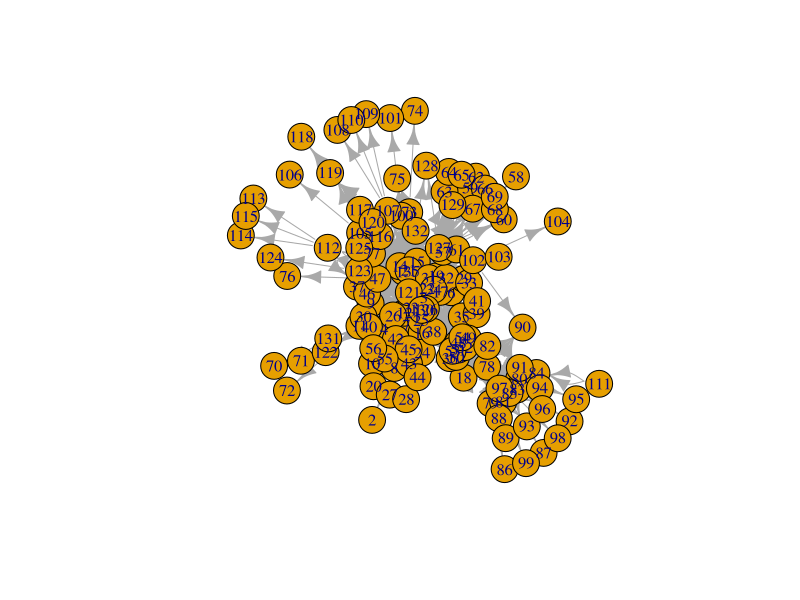

Here is the R script that generated this plot: (Note: this script raises an error after producing the figure.)
# CSCI3907
# Project 1
# Group 2: Matteo Sanchez-Dahl, Latifa Al Jlayel

## set up
install.packages("igraph")
library(igraph)

install.packages("sna")
library(sna)

## set working directory 
setwd('/Users/matteosanchez-dahl/Desktop/F2022/CSCI 3907/group2-project1')

## import data
nodes <- as.matrix(read.table('data_subelj_jdk/ent_subelj_jdk_jdk_class_name.txt'))

edges <- as.matrix(read.table('data_subelj_jdk/out_subelj_jdk_jdk.txt', sep = "", header = F, skip = 2, nrows = 1000))
edges

## convert the edgelist to an igraph object
# graph_from_edgelist(el, directed = TRUE)
mygraph <- graph_from_edgelist(edges, directed = TRUE)
mygraph

## graph
# plot graph 
plot.igraph(mygraph)

# get the vertices of a graph
V(mygraph)

# get the edges of a graph
E(mygraph)

# get the adjacency matrix
mygraph.adj <- as_adjacency_matrix(mygraph)
mygraph.adj

## graph analytics functions

# Density
# gden 
# gden(dat, g=NULL, diag=FALSE, mode="digraph", ignore.eval=FALSE)
mygraph.density = gden(edges, mode = "digraph")
mygraph.density

# edge density 
edge_density(mygraph)

edge_density(mygraph, loops = T)

### TODO ###
# egocentric network
mygraph.ego <- ego.extract(edges)
# Error: vector memory exhausted (limit reached?)

### TODO ###
mygraph.ego[1]
mygraph.ego[50]
###########

# degree
degree(mygraph)

## centrality metrics

# betweeness centrality
centr_betw(mygraph)

# closeness centrality
centr_clo(mygraph)
# is NaN an acceptable value result?

## shortest path

# length of the shortest path between any two nodes in a graph g
mygraph.sp <- shortest.paths(mygraph)
mygraph.sp

# get the actual paths (and not just their length) 
get.shortest.paths(mygraph,1)

## geodist
mygraph.gd <- geodist(edges)
mygraph.gd


## number of paths between two nodes
# can multiply the adjacency matrix by itself. The cell numbers specify the number of paths
mygraph.np <- mygraph.adj*mygraph.adj
mygraph.np

## histogram of the degree of the nodes
hist(degree(mygraph))
